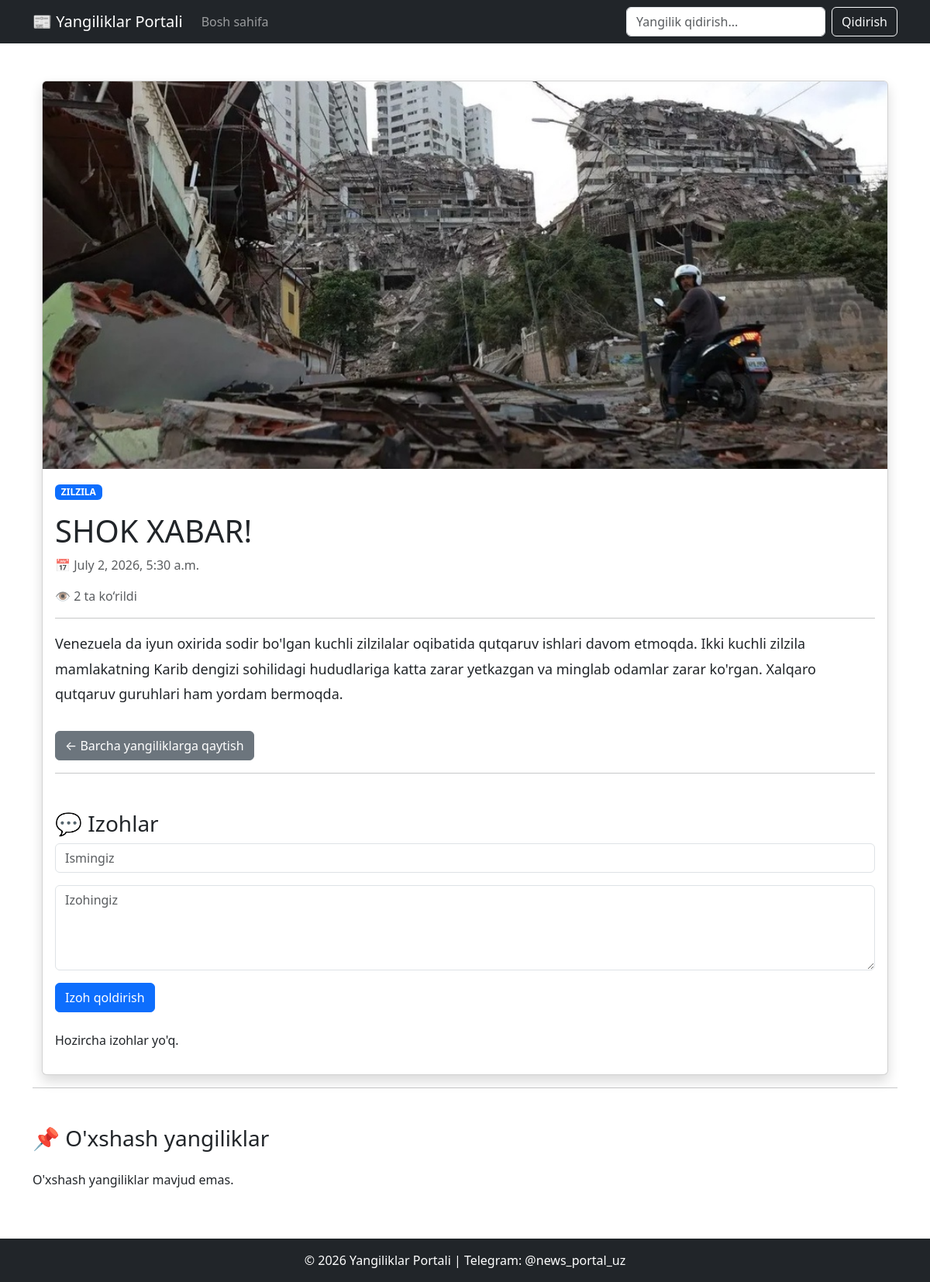
/news/3/, run on the app's committed database.
### news/models.py (models this page shows, shortened)
class News(models.Model):
    title = models.CharField(max_length=255)
    category = models.ForeignKey(Category, on_delete=models.CASCADE)
    content = models.TextField()
    image = models.ImageField(
        upload_to='news_images/',
        blank=True,
        null=True
    )
    views_count = models.PositiveIntegerField(default=0)
    created_at = models.DateTimeField(auto_now_add=True)
    slug = models.SlugField(unique=True, blank=True)
    def save(self, *args, **kwargs):
        if not self.slug:
            self.slug = slugify(self.title)
        super().save(*args, **kwargs)

class Category(models.Model):
    name = models.CharField(max_length=100)
    def __str__(self):
        return self.name

### news/views.py (the view, shortened to what this page needs)
# urls.py: path('news/<int:id>/', news_detail, name='news_detail'),
def news_detail(request, id):
    news = get_object_or_404(News, id=id)
    news.views_count += 1
    news.save()
    related_news = News.objects.filter(
        category=news.category
    ).exclude(
        id=news.id
    ).order_by('-created_at')[:4]
    comments = news.comments.all().order_by('-created_at')
    return render(request, 'news/detail.html', {
        'news': news,
        'comments': comments,
        'related_news': related_news,
    })

### news/templates/news/detail.html (shortened to what this page needs)
{% extends 'base.html' %}
{% block content %}
<div class="container mt-5">
    <div class="card shadow">
        {% if news.image %}
            <img src="{{ news.image.url }}"
                 class="card-img-top"
                 style="max-height:500px; object-fit:cover;">
        {% endif %}
        <div class="card-body">
            <span class="badge bg-primary">
                {{ news.category }}
            </span>
            <h1 class="mt-3">
                {{ news.title }}
            </h1>
           <p class="text-muted">
    📅 {{ news.created_at }}
</p>
<p class="text-muted">
    👁 {{ news.views_count }} ta ko‘rildi
</p>
            <hr>
            <p style="font-size:18px; line-height:1.8;">
                {{ news.content }}
            </p>
            <a href="/" class="btn btn-secondary mt-3">
                ← Barcha yangiliklarga qaytish
            </a>
<hr>
<h3 class="mt-5">💬 Izohlar</h3>
<form method="post" class="mb-4">
    <input
        type="text"
        name="name"
        class="form-control mb-3"
        placeholder="Ismingiz"
        required
    >
    <textarea
        name="text"
        class="form-control mb-3"
        rows="4"
        placeholder="Izohingiz"
        required
    ></textarea>
    <button type="submit" class="btn btn-primary">
        Izoh qoldirish
    </button>
</form>
{% for comment in comments %}
    <div class="card mb-3">
        <div class="card-body">
            <h6>{{ comment.name }}</h6>
            <small class="text-muted">
                {{ comment.created_at }}
            </small>
            <p class="mt-2">
                {{ comment.text }}
            </p>
        </div>
    </div>
{% empty %}
    <p>Hozircha izohlar yo'q.</p>
{% endfor %}
        </div>
    </div>
</div>
<hr>
<h3 class="mt-5 mb-4">
    📌 O'xshash yangiliklar
</h3>
<div class="row">
    {% for item in related_news %}
        <div class="col-md-6 mb-4">
            <div class="card h-100 shadow">
                {% if item.image %}
                    <img src="{{ item.image.url }}"
                         class="card-img-top"
                         style="height:200px; object-fit:cover;">
                {% endif %}
                <div class="card-body">
                    <span class="badge bg-primary">
                        {{ item.category }}
                    </span>
                    <h5 class="mt-3">
                        {{ item.title }}
                    </h5>
                    <a href="{% url 'news_detail' item.id %}"
                       class="btn btn-outline-primary">
                        Batafsil o'qish
                    </a>
                </div>
            </div>
        </div>
    {% empty %}
        <p>O'xshash yangiliklar mavjud emas.</p>
    {% endfor %}
</div>
{% endblock %}

### data on the page
News: image (picture), category "ZILZILA", title "SHOK XABAR!", created_at "July 2, 2026, 5:30 a.m.", views_count "2", content "Venezuela da iyun oxirida sodir bo'lgan kuchli zilzilalar oqibatida qutqaruv ishlari davom etmoqda. Ikki kuchli zilzila mamlakatning Karib dengizi sohilidagi hududlariga katta zarar yetkazgan va minglab odamlar zarar ko'rgan. Xalqaro qutqaruv guruhlari ham yordam bermoqda."
